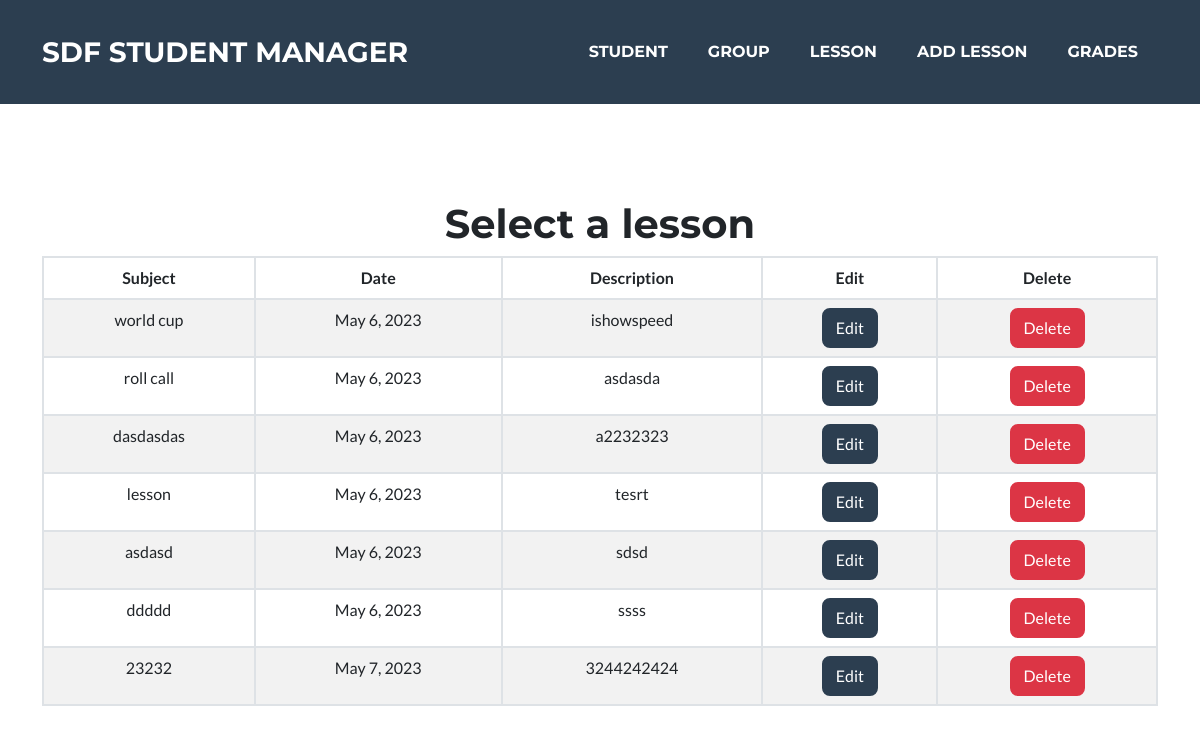
The app's page /lesson/all/, older data.
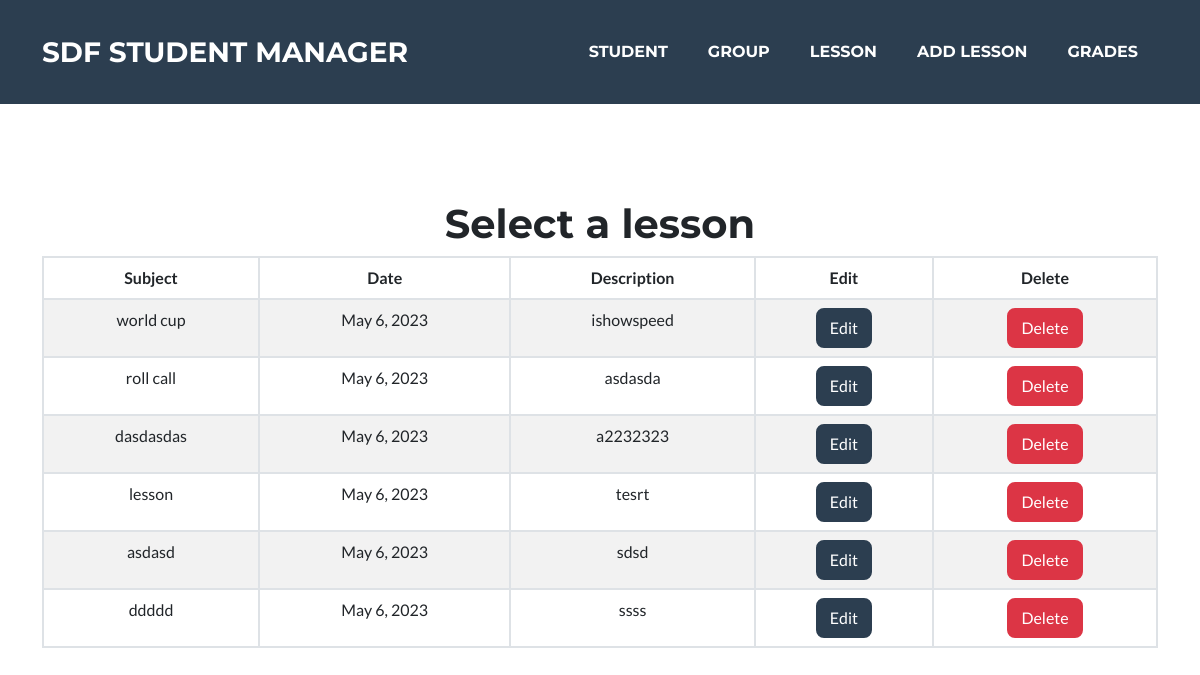
The same page, newer data.
### presence_count/models.py (models this page shows, shortened)
class Lesson(models.Model):
    subject = models.CharField(max_length=100)
    date = models.DateField(default=date.today)
    description = models.TextField(max_length=2048, blank=True)
    students = models.ManyToManyField('Student', related_name='lesson_presence')

### presence_count/views.py (the view)
# urls.py: path('lesson/all/', views.lesson_manager, name='lesson_manager'),
def lesson_manager(request):
    lessons = Lesson.objects.all()
    context = {'lessons': lessons}
    return render(request, 'lesson/lesson_manager.html', context)

### presence_count/templates/lesson/lesson_manager.html
{% extends 'base.html' %}
{% block body %}
<header class="masthead text-center">
    <div class="container d-flex flex-column">
        <h1>Select a lesson</h1>
        <table class="table table-striped table-hover table-bordered">
            <thead>
                <tr>
                    <th scope="col">Subject</th>
                    <th scope="col">Date</th>
                    <th scope="col">Description</th>
                    <th scope="col">Edit</th>
                    <th scope="col">Delete</th>
                </tr>
            </thead>
            <tbody>
                {% for lesson in lessons %}
                <tr>
                    <td>{{lesson.subject}}</td>
                    <td>{{lesson.date}}</td>
                    <td>{{lesson.description}}</td>
                    <td><a class="btn btn-secondary" href="{% url 'presence_count:edit_lesson' lesson.id %}">Edit</a></td>
                    <td><a class="btn btn-danger" href="{% url 'presence_count:confirm_delete_lesson' lesson.id %}">Delete</a></td>
                </tr>
                {% endfor %}
            </tbody>
        </table>
    </div>
</header>
{% endblock %}

Row changes from the older to the newer data that the page shows:
removed Lesson: subject "23232", date "May 7, 2023", description "3244242424"
